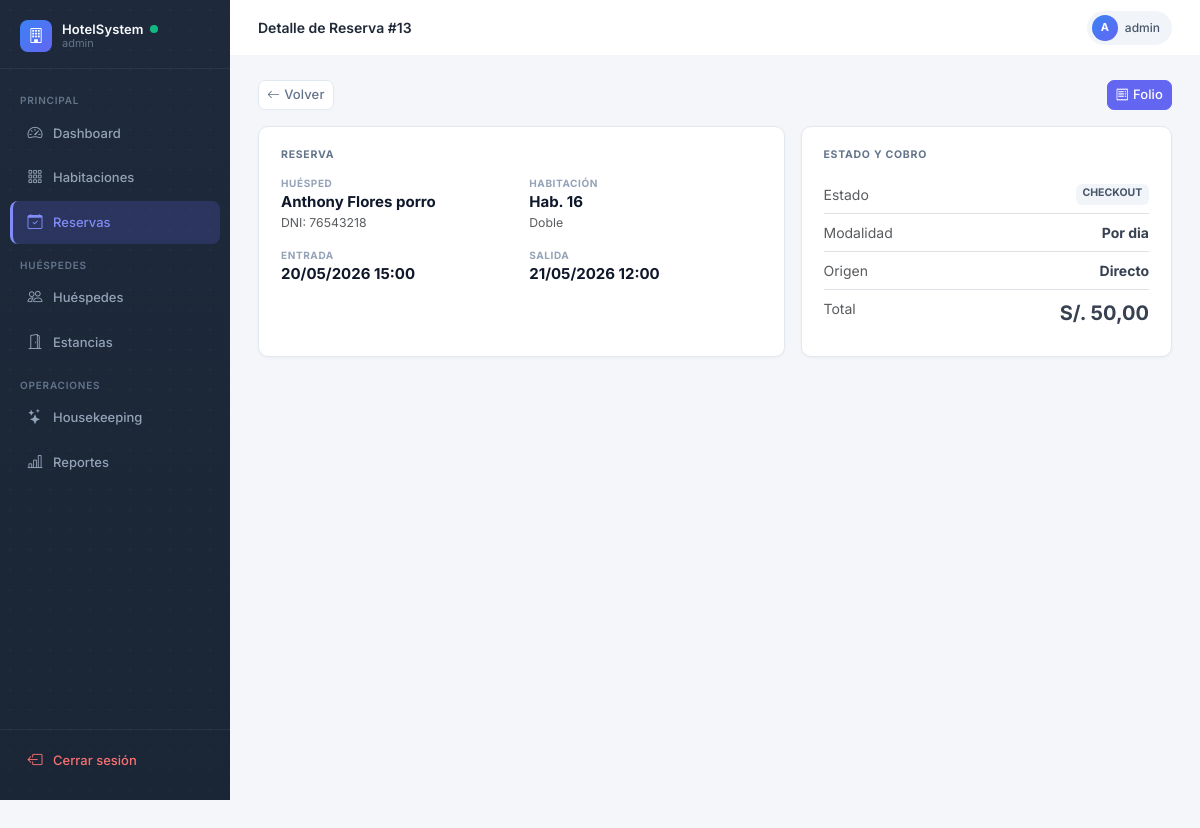
/reservas/13/ (signed in), run on the app's committed database.
### reservas/models.py (models this page shows, shortened)
class Reserva(models.Model):
    POR_DIA = 'DIA'
    POR_HORA = 'HORA'
    MODALIDAD_CHOICES = [
        (POR_DIA, 'Por dia'),
        (POR_HORA, 'Por horas'),
    ]
    PENDIENTE = 'PENDIENTE'
    CONFIRMADA = 'CONFIRMADA'
    CHECKIN = 'CHECKIN'
    CHECKOUT = 'CHECKOUT'
    CANCELADA = 'CANCELADA'
    ESTADO_CHOICES = [
        (PENDIENTE, 'Pendiente'),
        (CONFIRMADA, 'Confirmada'),
        (CHECKIN, 'Check-In realizado'),
        (CHECKOUT, 'Check-Out realizado'),
        (CANCELADA, 'Cancelada'),
    ]
    DIRECTO = 'DIRECTO'
    WEB = 'WEB'
    AGENCIA = 'AGENCIA'
    ORIGEN_CHOICES = [
        (DIRECTO, 'Directo'),
        (WEB, 'Web'),
        (AGENCIA, 'Agencia'),
    ]
    hotel = models.ForeignKey(Hotel, on_delete=models.CASCADE, related_name='reservas')
    huesped = models.ForeignKey(Huesped, on_delete=models.CASCADE, related_name='reservas')
    habitacion = models.ForeignKey(Habitacion, on_delete=models.SET_NULL, null=True, blank=True, related_name='reservas')
    fecha_entrada = models.DateField()
    fecha_salida = models.DateField()
    fecha_hora_entrada = models.DateTimeField(null=True, blank=True)
    fecha_hora_salida = models.DateTimeField(null=True, blank=True)
    modalidad = models.CharField(max_length=10, choices=MODALIDAD_CHOICES, default=POR_DIA)
    duracion_horas = models.DecimalField(max_digits=5, decimal_places=2, default=0)
    tolerancia_minutos = models.PositiveIntegerField(default=10)
    cargo_extra_desde_minutos = models.PositiveIntegerField(default=30)
    num_adultos = models.IntegerField(default=1, validators=[MinValueValidator(1)])
    estado = models.CharField(max_length=20, choices=ESTADO_CHOICES, default=PENDIENTE)
    precio_total = models.DecimalField(max_digits=10, decimal_places=2, default=0)
    origen = models.CharField(max_length=10, choices=ORIGEN_CHOICES, default=DIRECTO)
    created_at = models.DateTimeField(auto_now_add=True)
    class Meta:
        verbose_name = 'Reserva'
        verbose_name_plural = 'Reservas'

### huespedes/models.py (models this page shows, shortened)
class Huesped(models.Model):
    DNI = 'DNI'
    PASAPORTE = 'PASAPORTE'
    CE = 'CE'
    TIPO_DOC_CHOICES = [
        (DNI, 'DNI'),
        (PASAPORTE, 'Pasaporte'),
        (CE, 'Carné de Extranjería'),
    ]
    tipo_doc = models.CharField(max_length=10, choices=TIPO_DOC_CHOICES, default=DNI)
    num_doc = models.CharField(max_length=20, unique=True)
    nombres = models.CharField(max_length=100)
    apellidos = models.CharField(max_length=100)
    email = models.EmailField(blank=True, null=True)
    telefono = models.CharField(max_length=20, blank=True, null=True)
    nacionalidad = models.CharField(max_length=50, default='Peruana')
    created_at = models.DateTimeField(auto_now_add=True)
    class Meta:
        verbose_name = 'Huésped'
        verbose_name_plural = 'Huéspedes'

### hotel/models.py (models this page shows, shortened)
class Habitacion(models.Model):
    DISPONIBLE = 'DISPONIBLE'
    OCUPADA = 'OCUPADA'
    LIMPIEZA = 'LIMPIEZA'
    MANTENIMIENTO = 'MANTENIMIENTO'
    ESTADO_CHOICES = [
        (DISPONIBLE, 'Disponible'),
        (OCUPADA, 'Ocupada'),
        (LIMPIEZA, 'En Limpieza'),
        (MANTENIMIENTO, 'En Mantenimiento'),
    ]
    hotel = models.ForeignKey(Hotel, on_delete=models.CASCADE, related_name='habitaciones')
    tipo = models.ForeignKey(TipoHabitacion, on_delete=models.CASCADE, related_name='habitaciones')
    numero = models.CharField(max_length=10)
    piso = models.IntegerField()
    estado = models.CharField(max_length=20, choices=ESTADO_CHOICES, default=DISPONIBLE)
    imagen_url = models.URLField(blank=True, null=True)
    imagenes_urls = models.JSONField(default=list, blank=True)
    class Meta:
        verbose_name = 'Habitación'
        verbose_name_plural = 'Habitaciones'
        unique_together = ['hotel', 'numero']

class TipoHabitacion(models.Model):
    hotel = models.ForeignKey(Hotel, on_delete=models.CASCADE, related_name='tipos_habitacion')
    nombre = models.CharField(max_length=100)
    capacidad = models.IntegerField(validators=[MinValueValidator(1)])
    precio_base = models.DecimalField(max_digits=10, decimal_places=2)
    amenidades = models.JSONField(default=list)
    class Meta:
        verbose_name = 'Tipo de Habitación'
        verbose_name_plural = 'Tipos de Habitación'

### views_frontend.py (the view)
# urls.py: path('reservas/<int:reserva_id>/', reserva_detalle, name='reserva_detalle'),
@login_required
def reserva_detalle(request, reserva_id):
    reserva = get_object_or_404(
        Reserva.objects.select_related('huesped', 'habitacion__tipo', 'hotel'),
        id=reserva_id,
    )
    estancia = getattr(reserva, 'estancia', None)
    return render(request, 'reservas/detalle.html', {
        'reserva': reserva,
        'estancia': estancia,
    })

### templates/reservas/detalle.html (shortened to what this page needs)
{% extends 'base.html' %}
{% block page_title %}Detalle de Reserva #{{ reserva.id }}{% endblock %}
{% block content %}
<div class="form-shell">
  <div class="d-flex justify-content-between align-items-center mb-3">
    <a href="/reservas/" class="btn btn-sm btn-outline-secondary"><i class="bi bi-arrow-left me-1"></i>Volver</a>
    <div class="d-flex gap-2">
      {% if reserva.estado == 'PENDIENTE' or reserva.estado == 'CONFIRMADA' %}
      <a href="/reservas/{{ reserva.id }}/checkin/" class="btn btn-sm btn-success"><i class="bi bi-person-check me-1"></i>Check-in</a>
      {% elif estancia %}
      <a href="/estancias/{{ estancia.id }}/folio/" class="btn btn-sm btn-primary"><i class="bi bi-receipt me-1"></i>Folio</a>
      {% endif %}
    </div>
  </div>
  <div class="row g-3">
    <div class="col-lg-7">
      <div class="form-panel h-100">
        <div class="form-section-title">Reserva</div>
        <div class="row g-3">
          <div class="col-md-6">
            <div class="summary-label">Huésped</div>
            <div class="summary-value">{{ reserva.huesped.nombres }} {{ reserva.huesped.apellidos }}</div>
            <div class="text-muted small">{{ reserva.huesped.tipo_doc }}: {{ reserva.huesped.num_doc }}</div>
          </div>
          <div class="col-md-6">
            <div class="summary-label">Habitación</div>
            <div class="summary-value">Hab. {{ reserva.habitacion.numero|default:"Sin asignar" }}</div>
            <div class="text-muted small">{{ reserva.habitacion.tipo.nombre|default:"" }}</div>
          </div>
          <div class="col-md-6">
            <div class="summary-label">Entrada</div>
            <div class="summary-value">{{ reserva.fecha_hora_entrada|date:"d/m/Y H:i" }}</div>
          </div>
          <div class="col-md-6">
            <div class="summary-label">Salida</div>
            <div class="summary-value">{{ reserva.fecha_hora_salida|date:"d/m/Y H:i" }}</div>
          </div>
        </div>
      </div>
    </div>
    <div class="col-lg-5">
      <div class="form-panel h-100">
        <div class="form-section-title">Estado y cobro</div>
        <div class="d-flex justify-content-between py-2 border-bottom">
          <span class="text-muted">Estado</span>
          <span class="badge badge-{{ reserva.estado|lower }}">{{ reserva.estado }}</span>
        </div>
        <div class="d-flex justify-content-between py-2 border-bottom">
          <span class="text-muted">Modalidad</span>
          <strong>{{ reserva.get_modalidad_display }}</strong>
        </div>
        <div class="d-flex justify-content-between py-2 border-bottom">
          <span class="text-muted">Origen</span>
          <strong>{{ reserva.get_origen_display }}</strong>
        </div>
        <div class="d-flex justify-content-between py-2">
          <span class="text-muted">Total</span>
          <strong class="fs-5">S/. {{ reserva.precio_total }}</strong>
        </div>
      </div>
    </div>
  </div>
</div>
{% endblock %}

### templates/base.html (shortened to what this page needs)
<!DOCTYPE html>
<html lang="es">
<head>
  <link href="https://cdn.jsdelivr.net/npm/bootstrap@5.3.0/dist/css/bootstrap.min.css" rel="stylesheet">
  <link href="https://cdn.jsdelivr.net/npm/bootstrap-icons@1.11.0/font/bootstrap-icons.css" rel="stylesheet">
</head>
<body>
{% if user.is_authenticated %}
<aside class="sidebar">
  <div class="sidebar-brand">
    <div class="sidebar-brand-icon"><i class="bi bi-building"></i></div>
    <div class="sidebar-brand-text">
      <div class="sidebar-brand-name">HotelSystem <span style="width:8px;height:8px;background:#10b981;border-radius:50%;animation: pulse 2s infinite; display: inline-block;"></span></div>
      <div class="sidebar-brand-user">{{ user.username }}</div>
    </div>
  </div>
  <nav class="sidebar-nav">
    <div class="sidebar-section">Principal</div>
    <a href="/dashboard/" class="nav-link {% if request.path == '/dashboard/' %}active{% endif %}">
      <i class="bi bi-speedometer2"></i>Dashboard
    </a>
    <a href="/habitaciones/" class="nav-link {% if '/habitaciones/' in request.path %}active{% endif %}">
      <i class="bi bi-grid-3x3-gap"></i>Habitaciones
    </a>
    <a href="/reservas/" class="nav-link {% if '/reservas/' in request.path %}active{% endif %}">
      <i class="bi bi-calendar-check"></i>Reservas
    </a>
    <div class="sidebar-section">Huéspedes</div>
    <a href="/huespedes/" class="nav-link {% if '/huespedes/' in request.path %}active{% endif %}">
      <i class="bi bi-people"></i>Huéspedes
    </a>
    <a href="/estancias/" class="nav-link {% if '/estancias/' in request.path %}active{% endif %}">
      <i class="bi bi-door-open"></i>Estancias
    </a>
    <div class="sidebar-section">Operaciones</div>
    <a href="/housekeeping/" class="nav-link {% if '/housekeeping/' in request.path %}active{% endif %}">
      <i class="bi bi-stars"></i>Housekeeping
    </a>
    <a href="/reportes/" class="nav-link {% if '/reportes/' in request.path %}active{% endif %}">
      <i class="bi bi-bar-chart-line"></i>Reportes
    </a>
  </nav>
  <div class="sidebar-footer">
    <a href="/logout/" class="nav-link logout">
      <i class="bi bi-box-arrow-left"></i>Cerrar sesión
    </a>
  </div>
</aside>
<header class="navbar-top">
  <span class="navbar-top-title">{% block page_title %}{% endblock %}</span>
  <div class="user-chip">
    <div class="user-chip-avatar">{{ user.username|slice:":1"|upper }}</div>
    {{ user.username }}
  </div>
</header>
<main class="main-content">
  {% block content %}{% endblock %}
</main>
{% else %}
{% block auth_content %}{% endblock %}
{% endif %}
</body>
</html>

### templates/base.html (style rules this page uses)
*, *::before, *::after { box-sizing: border-box; transition: background-color 0.15s ease, border-color 0.15s ease, box-shadow 0.15s ease, transform 0.15s ease; }
body { font-family: 'Inter', system-ui, sans-serif; background: #f5f6fa; color: #374151; font-size: 14px; -webkit-font-smoothing: antialiased; }
h1, h2, h3, h4, h5, h6, .navbar-top-title, .form-section-title { color: #1f2937; }
.sidebar { width: 230px; min-height: 100vh; background: linear-gradient(180deg, #1e2a3b 0%, #1a2535 100%); background-image: radial-gradient(circle, rgba(255,255,255,0.03) 1px, transparent 1px), linear-gradient(180deg, #1e2a3b 0%, #1a2535 100%); background-size: 20px 20px, 100% 100%; position: fixed; top: 0; left: 0; z-index: 100; display: flex; flex-direction: column; padding: 0; }
.sidebar-brand { display: flex; align-items: center; gap: 10px; padding: 20px 20px 16px; border-bottom: 1px solid rgba(255,255,255,.06); }
.sidebar-brand-icon { width: 32px; height: 32px; border-radius: 8px; background: linear-gradient(135deg, #3b82f6, #6366f1); display: flex; align-items: center; justify-content: center; color: #fff; font-size: 15px; flex-shrink: 0; }
.sidebar-brand-text { line-height: 1.2; }
.sidebar-brand-name { color: #f8fafc; font-size: 13px; font-weight: 600; letter-spacing: .01em; display: flex; align-items: center; gap: 6px; }
.sidebar-brand-user { color: #64748b; font-size: 11px; }
.sidebar-nav { padding: 12px 10px; flex: 1; }
.sidebar-section { color: #64748b; font-size: 10px; font-weight: 600; letter-spacing: .08em; text-transform: uppercase; padding: 12px 10px 4px; }
.nav-link { display: flex; align-items: center; gap: 9px; color: #94a3b8; font-size: 13px; font-weight: 500; padding: 10px 16px; border-radius: 8px; margin-bottom: 2px; transition: background .15s, color .15s, transform .15s, padding .15s, border .15s; text-decoration: none; border-left: 0px solid transparent; }
.nav-link i { font-size: 15px; flex-shrink: 0; width: 18px; text-align: center; }
.nav-link.active { background: rgba(99,102,241,.2); color: #818cf8; border-left: 3px solid #818cf8; padding-left: 13px; }
.nav-link.active i { color: #818cf8; }
.sidebar-footer { padding: 10px 10px 16px; border-top: 1px solid rgba(255,255,255,.06); }
.nav-link.logout { color: #f87171; }
.navbar-top { margin-left: 230px; position: sticky; top: 0; z-index: 99; background: #fff; border-bottom: 1px solid #f1f5f9; padding: 0 28px; height: 56px; display: flex; align-items: center; justify-content: space-between; }
.navbar-top-title { font-size: 14px; font-weight: 600; color: #1f2937; }
.user-chip { display: flex; align-items: center; gap: 7px; background: #f1f5f9; border-radius: 20px; padding: 4px 12px 4px 5px; font-size: 12px; font-weight: 500; color: #475569; }
.user-chip-avatar { width: 26px; height: 26px; border-radius: 50%; background: linear-gradient(135deg, #3b82f6, #6366f1); color: #fff; font-size: 11px; font-weight: 700; display: flex; align-items: center; justify-content: center; }
.main-content { margin-left: 230px; padding: 24px 28px; min-height: 100vh; }
.btn { font-family: inherit; font-weight: 500; border-radius: 7px; transition: all .15s; font-size: 13px; letter-spacing: .01em; }
.btn-primary { background: #6366f1; border-color: #6366f1; position: relative; overflow: hidden; }
.btn-outline-secondary { border-color: #e2e8f0; color: #64748b; background: #fff; }
.badge-checkout { background: #f1f5f9; color: #475569; }
.form-shell { max-width: 980px; margin: 0 auto; }
.form-panel { background: #fff; border: 1px solid #e2e8f0; border-radius: 10px; padding: 20px 22px; box-shadow: 0 1px 3px rgba(15,23,42,.04); }
.form-section-title { font-size: 10.5px; font-weight: 700; color: #64748b; text-transform: uppercase; letter-spacing: .07em; margin-bottom: 14px; }
.summary-label { color: #94a3b8; font-size: 10px; font-weight: 700; text-transform: uppercase; letter-spacing: .06em; }
.summary-value { color: #0f172a; font-weight: 700; font-size: 15px; }

### data on the page
Reserva: id "13", huesped.nombres "Anthony", huesped.apellidos "Flores porro", huesped.tipo_doc "DNI", huesped.num_doc "76543218", habitacion.numero "16", habitacion.tipo.nombre "Doble", fecha_hora_entrada "20/05/2026 15:00", fecha_hora_salida "21/05/2026 12:00", estado "CHECKOUT", modalidad "Por dia", origen "Directo", precio_total "50,00"

### other printed values
{{ user.username }} "admin"
{{ user.username|slice:":1"|upper }} "A"
